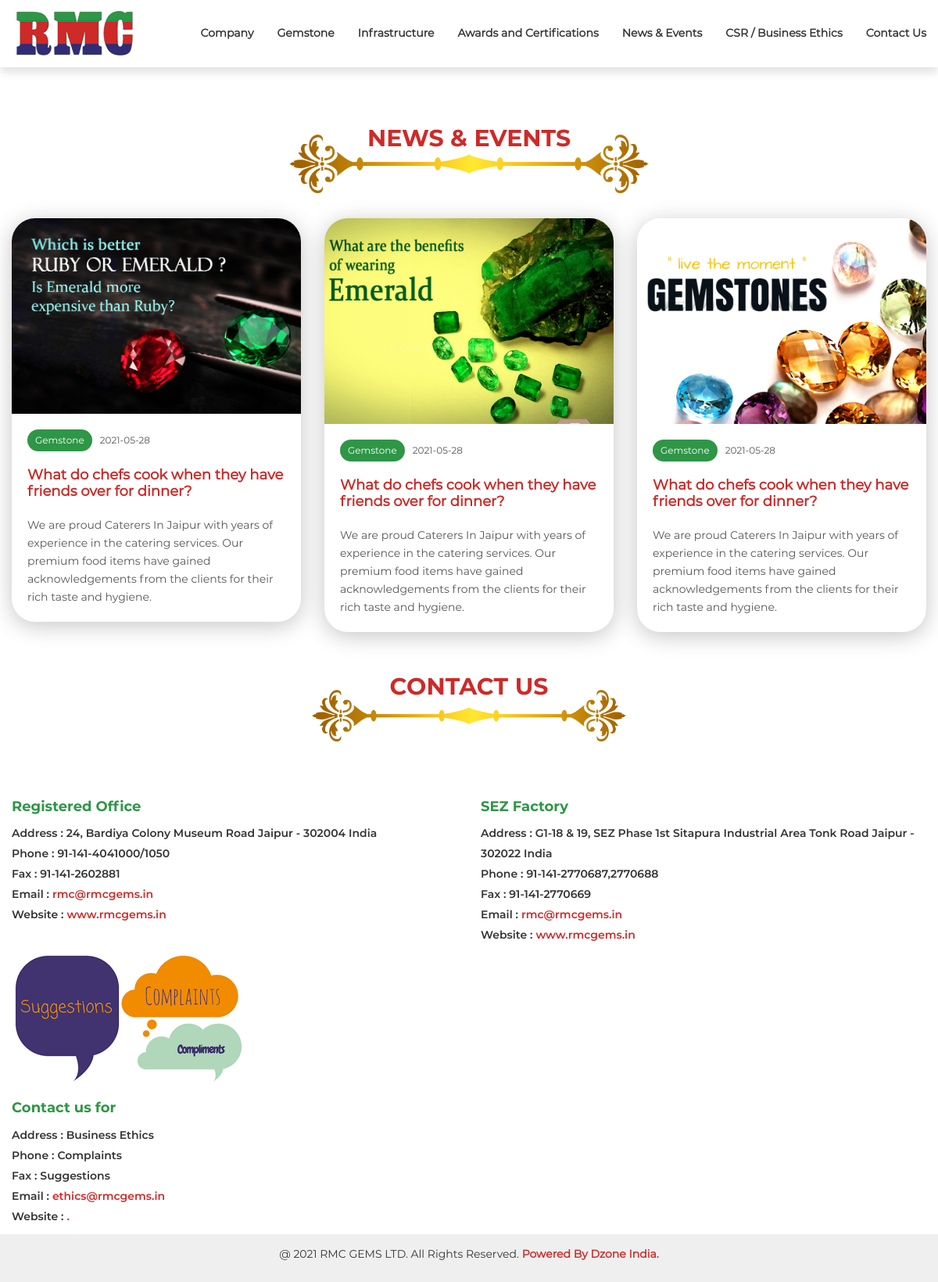
The app's page /news-events.php with its own data.
### tables this page shows
CREATE TABLE `settings` (
  `id` int(11) NOT NULL,
  `message` varchar(255) NOT NULL,
  `telegram` varchar(255) NOT NULL,
  `ppt` varchar(255) NOT NULL,
  `day_trade` float NOT NULL DEFAULT '1',
  `fix_trade` float NOT NULL DEFAULT '1',
  `bottom_footer` varchar(255) NOT NULL,
  `logo` varchar(255) DEFAULT NULL,
  `speed_trade` decimal(10,2) NOT NULL,
  `recharge_status` enum('On','Off') NOT NULL DEFAULT 'On'
);

CREATE TABLE `menus` (
  `id` int(11) NOT NULL,
  `name` varchar(255) NOT NULL,
  `status` enum('active','deactive') NOT NULL DEFAULT 'active',
  `created` datetime NOT NULL,
  `updated` datetime DEFAULT NULL
);

CREATE TABLE `rmc_news` (
  `id` int(11) NOT NULL,
  `news_title` varchar(255) NOT NULL,
  `news_badge` varchar(255) NOT NULL,
  `news_year` varchar(255) NOT NULL,
  `news_image` varchar(255) NOT NULL,
  `news_description` longtext NOT NULL,
  `created` datetime NOT NULL
);

CREATE TABLE `rmc_contact` (
  `id` int(11) NOT NULL,
  `contact_title` varchar(255) NOT NULL,
  `contact_address` varchar(255) NOT NULL,
  `contact_phone` varchar(255) NOT NULL,
  `contact_image` varchar(255) NOT NULL,
  `contact_fax` varchar(255) NOT NULL,
  `created` datetime NOT NULL,
  `contact_email` varchar(255) DEFAULT NULL,
  `contact_website` varchar(255) DEFAULT NULL
);

### admin/functions/functions.php (called while the page is built, shortened)
<?php
class Functions{
	protected $db;
	private $host ='localhost';
	private $db_user ='rmcgems_rmc';
	private $db_pass ='rmcgems_rmc';
	private $db_name ='rmcgems_rmc';
	public function __construct(){
		$this->db = new mysqli($this->host, $this->db_user, $this->db_pass, $this->db_name);
	}
	public function xss_clean($value){
		return htmlspecialchars(strip_tags(mysqli_real_escape_string($this->db,$value)));
	}
public function get($table){
	$table = $this->xss_clean($table);
	$res   = $this->db->query("SELECT * FROM $table");
	$data_ar = array();
	if($res->num_rows > 0){
		while($data = $res->fetch_assoc()){
			$data_ar[] = $data;
		}
	}
	return $data_ar;
}
public function get_where_custom($table,$col,$value){
		$table = $this->xss_clean($table);
		$col = $this->xss_clean($col);
		$value = $this->xss_clean($value);
		$res = $this->db->query("SELECT * FROM $table WHERE $col = '$value' ");
		$data_ar = [];
		if($res->num_rows > 0){
			while($data = $res->fetch_assoc()){
				$data_ar[] = $data;
			}
		}
		return $data_ar;
	}
	}
$functions =new Functions();
?>

### news-events.php (the view, shortened to what this page needs)
<?php include("header.php"); ?>
      <section class="site-content">
        <div class="category_banner" data-aos="fade-down" data-aos-delay="100">
        </div>
          <div class="news_section section-container news-container news_event">
            <div class="container">
                <div class="section-header text-center" data-aos="fade-down" data-aos-duration="800">
                <h2 class="section-title">NEWS &amp; EVENTS</h2>
            </div>
           <?php $news = $functions->get('rmc_news'); ?>
        <div class="row section-t2">
           <?php
				foreach($news as $news_dzi)
				{ ?>
					<div class="col-md-4 col-sm-6 wow fadeInLeft" data-wow-delay="0.2s">
						<div class="why_inner">
							<img src="<?php echo "admin/image/rmc-news/".$news_dzi['news_image']; ?>" alt="">
							<span><label><?php echo $news_dzi['news_badge']; ?></label><div class="date"><?php echo $news_dzi['news_year']; ?></div></span>
							<h3><?php echo $news_dzi['news_title']; ?></h3>
							<?php echo htmlspecialchars_decode($news_dzi['news_description']); ?>
						</div>
					</div>
			<?php 	}
				?>
        </div>
      </div>
    </div>
         <div class="about-us section-container contact-container">
            <div class="section-header text-center">
                <h2 class="section-title">CONTACT US</h2>
            </div>
	        <div class="container">
	            <div class="row section-t2">
                   <?php $contacts = $functions->get('rmc_contact');
						foreach($contacts as $contact)
						{
					?>
					<div class="col-md-6 col-sm-6 about-us-box">
	                	<div class="about-us-box-img">
	                    	<img src="<?php echo "admin/image/rmc-contact/".$contact['contact_image']; ?>" alt="">
	                    </div>
                        <div class="contact_info">
                            <h3><?php echo $contact['contact_title']; ?></h3>
                            <p>
                                <strong>Address :</strong> <?php echo $contact['contact_address']; ?><br>
                                <strong>Phone :</strong>  <?php echo $contact['contact_phone']; ?><br>
                                <strong>Fax :</strong> <?php echo $contact['contact_fax']; ?><br>
                                <strong>Email :</strong>  <a href="mailto:<?php echo $contact['contact_email']; ?>"><?php echo $contact['contact_email']; ?></a> <br>
                                <strong>Website :</strong> <a href="#"><?php echo $contact['contact_website']; ?></a>
                            </p>
                        </div>
	                </div>
					<?php } ?>
	            </div>
	        </div>
			 <?php  include ("footer.php"); ?>

### header.php (shortened to what this page needs)
<?php
require_once('admin/functions/functions.php');
?>
<!DOCTYPE html>
<html lang="en">
<head>
  <link rel="stylesheet" href="https://cdnjs.cloudflare.com/ajax/libs/font-awesome/4.7.0/css/font-awesome.min.css">
  <link rel="stylesheet" href="css/jquery-ui.min.css" type="text/css" />
  <link rel="stylesheet" href="css/animate.min.css" type="text/css" />
  <link rel="stylesheet" href="css/fancybox.min.css" type="text/css" />
  <link rel="stylesheet" href="css/slick.css" type="text/css" />
  <link rel="stylesheet" href="css/bootstrap.min.css" type="text/css" />
  <link rel='stylesheet' href='https://cdn.rawgit.com/michalsnik/aos/2.0.4/dist/aos.css'>
  <link rel="stylesheet" href="css/style.css" type="text/css" />
  <link rel="stylesheet" href="css/responsive.css" type="text/css" />
</head>
<body>
  <div class="wrapper">
    <header class="header-section">
      <div class="header">
        <div class="header-middle">
          <div class="container">
            <div class="header-row">
              <div class="header-logo" data-aos="fade-down" data-aos-delay="100">
				<?php $logo = $functions->get('settings');
				  ?>
                <a class="logo-link" href="index.php"><img class="logo" src="<?php echo "admin/image/logo/".$logo[0]['logo']; ?>" alt="logo"></a>
              </div>
             <div class="header-menu navbar-expand-lg">
                    <nav class="nav-menu navbar-expand-md navbar-no-bg">
                            <div class="collapse navbar-collapse" id="navbarNav">
                                <ul class="navbar-nav ml-auto">
                             <?php
								$menus = $functions->get_where_custom('menus','status','active');
								$i=1;
								foreach($menus as $menu)
									{
										if($i==1)
										{
											$href_hwe='company.php';
										}
										if($i==2)
										{
											$href_hwe='gemstone.php';
										}
										if($i==3)
										{
											$href_hwe='infrastructure.php';
										}
										if($i==4)
										{
											$href_hwe='awards-and-certifications.php';
										}
										if($i==5)
										{
											$href_hwe='news-events.php';
										}
										if($i==6)
										{
											$href_hwe='csr.php';
										}
										if($i==7)
										{
											$href_hwe='contactus.php';
										}
									?>
											<li class="nav-item">
											<a class="" href="<?= $href_hwe ?>"><?= $menu['name'] ?></a>
											</li>
							<?php $i++;	}
							 ?>
                                </ul>
                            </div>
                    </nav>
            </div>
            </div>
          </div>
        </div>
      </div>
    </header>

### footer.php (shortened to what this page needs)
<?php $settins_data = $functions->get('settings'); ?>
<div class="copyright_area"><?php echo htmlspecialchars_decode($settins_data[0]['bottom_footer']); ?></div>
        </div>
    </section>
  </div>
</body>
</html>

### css/responsive.css (style rules this page uses)
@media only screen and (max-width: 1279px) { .container { max-width: 100%; } }

### records on screen
settings: logo (picture), bottom_footer "@ 2021 RMC GEMS LTD. All Rights Reserved. Powered By Dzone India."
menus: name "Company"
menus: name "Gemstone"
menus: name "Infrastructure"
menus: name "Awards and Certifications"
menus: name "News & Events"
menus: name "CSR / Business Ethics"
menus: name "Contact Us"
rmc_news: news_image (picture), news_badge "Gemstone", news_year "2021-05-28", news_title "What do chefs cook when they have friends over for dinner?", news_description "We are proud Caterers In Jaipur with years of experience in the catering services. Our premium food items have gained acknowledgements from the clients for their rich taste and hygiene."
rmc_news: news_image (picture), news_badge "Gemstone", news_year "2021-05-28", news_title "What do chefs cook when they have friends over for dinner?", news_description "We are proud Caterers In Jaipur with years of experience in the catering services. Our premium food items have gained acknowledgements from the clients for their rich taste and hygiene."
rmc_news: news_image (picture), news_badge "Gemstone", news_year "2021-05-28", news_title "What do chefs cook when they have friends over for dinner?", news_description "We are proud Caterers In Jaipur with years of experience in the catering services. Our premium food items have gained acknowledgements from the clients for their rich taste and hygiene."
rmc_contact: contact_title "Registered Office", contact_address "24, Bardiya Colony Museum Road Jaipur - 302004 India", contact_phone "91-141-4041000/1050", contact_fax "91-141-2602881", contact_email "rmc@rmcgems.in", contact_website "www.rmcgems.in"
rmc_contact: contact_title "SEZ Factory", contact_address "G1-18 & 19, SEZ Phase 1st Sitapura Industrial Area Tonk Road Jaipur - 302022 India", contact_phone "91-141-2770687,2770688", contact_fax "91-141-2770669", contact_email "rmc@rmcgems.in", contact_website "www.rmcgems.in"
rmc_contact: contact_image (picture), contact_title "Contact us for", contact_address "Business Ethics", contact_phone "Complaints", contact_fax "Suggestions", contact_email "ethics@rmcgems.in", contact_website "."
